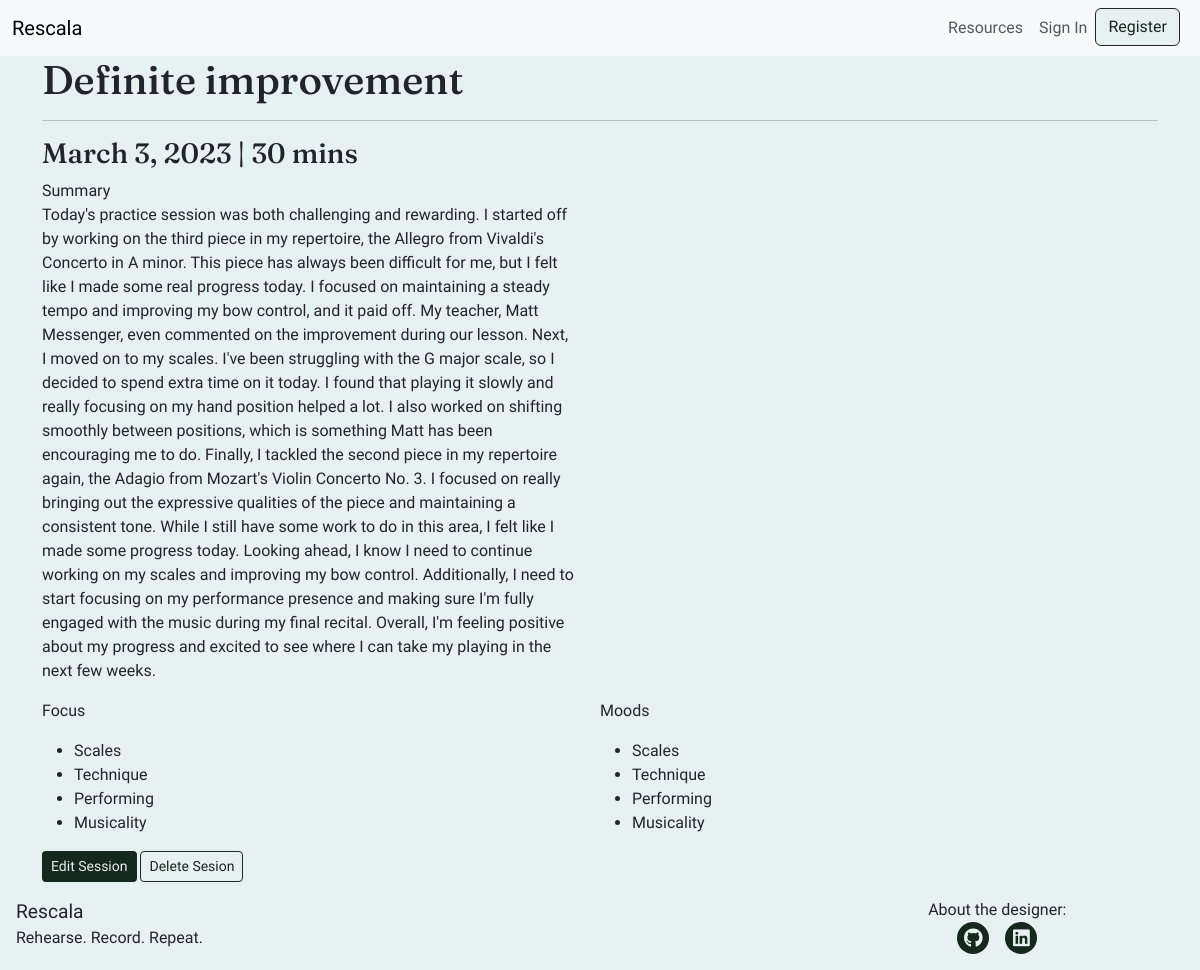
Page /practice/10/ on the earlier database version.
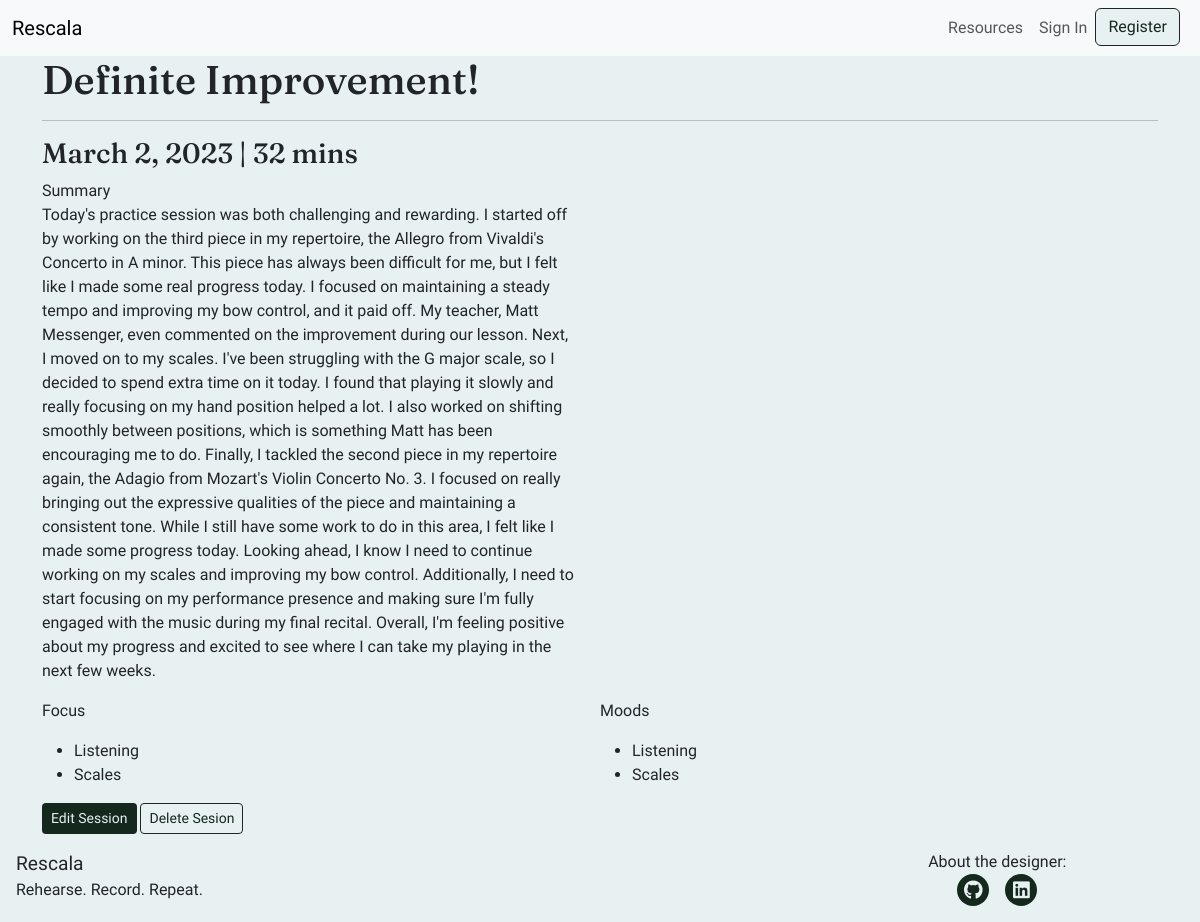
Same page on the later database version.
### practicelog/models.py (models this page shows)
class Session(models.Model):
    user = models.ForeignKey(Profile, on_delete=models.CASCADE, name='user')
    date = models.DateField()
    duration = models.IntegerField()
    headline = models.CharField(max_length=150)
    image = CloudinaryField('image', blank=True)
    focus = models.JSONField(default=list, blank=True)
    summary = models.TextField()

### practicelog/views.py (the view, shortened to what this page needs)
# urls.py: path('<int:session_id>/', views.SessionDetails.as_view(), name='session_details'),
class SessionDetails(View):
    template_name = 'sessiondetails.html'
    def get(self, request, session_id, *args, **kwargs):
        session = get_object_or_404(Session, id=session_id)
        return render(
            request, 'sessiondetails.html',
            {
                "session": session
            }
        )

### templates/sessiondetails.html (shortened to what this page needs)
{% extends "base.html" %}
{% block content %}
<div class="container">
  <div class="row">
    <div class="col">
      <h1>{{session.headline}}</h1>
      <hr />
    </div>
  </div>
  <div class="row">
    <div class="col-md-6">
      <h3>
        {{session.date}} |
        {{session.duration}} mins
      </h3>
    </div>
    <div class="row">
      <div class="col-md-6">
        <div>Summary</div>
        <p>
          {{session.summary}}
        </p>
      </div>
    </div>
    <div class="row">
      <div class="col-md-6">
        <div>Focus</div>
        <p>
        <ul>
          {% for focus in session.focus%}
          <li>{{focus | title }}</li>
          {% endfor %}
        </ul>
        </p>
      </div>
      <div class="col-md-6">
        <div>Moods</div>
        <p>
        <ul>
          {% for focus in session.focus%}
          <li>{{focus | title }}</li>
          {% endfor %}
        </ul>
        </p>
      </div>
    </div>
  </div>
  <div class="row">
    <div class="col-md-6">
      <a class="btn btn-sm btn-very-dark" href="{% url 'edit_session' session.id %}">Edit Session</a>
      <button type="button" class="btn btn-dark btn-sm" data-toggle="modal" data-target="#exampleModal">
        Delete Sesion
      </button>
    </div>
  </div>
</div>
{% endblock %}

Differences in the rows shown:
changed Session: headline "Definite improvement" → "Definite Improvement!"; date "March 3, 2023" → "March 2, 2023"; duration "30" → "32"
Other differences:
new list line: "Listening"
list line gone: "Technique"
list line gone: "Performing"
list line gone: "Musicality"
